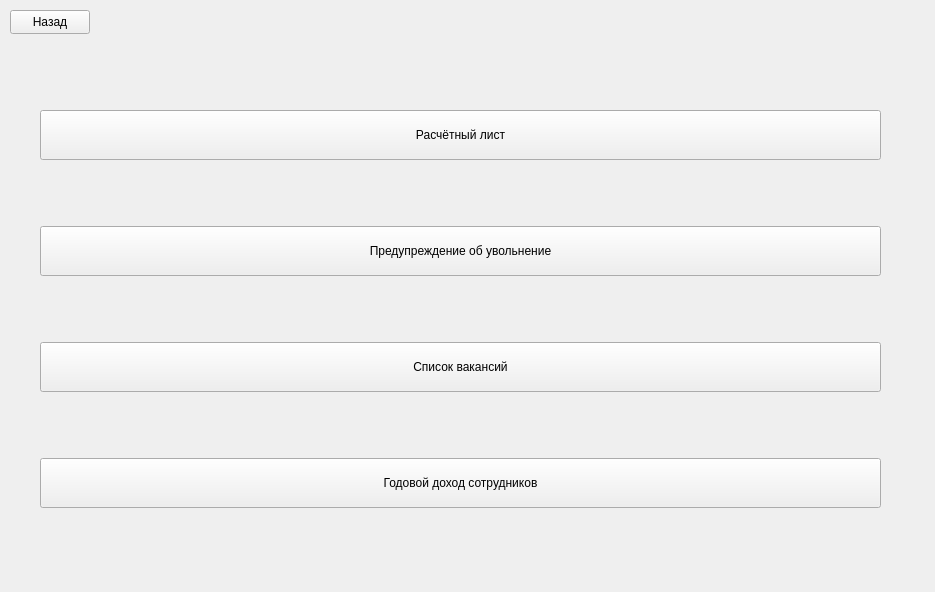
<?xml version="1.0" encoding="UTF-8"?>
<ui version="4.0">
 <class>Reports</class>
 <widget class="QWidget" name="Reports">
  <property name="geometry">
   <rect>
    <x>0</x>
    <y>0</y>
    <width>935</width>
    <height>592</height>
   </rect>
  </property>
  <property name="windowTitle">
   <string>Form</string>
  </property>
  <widget class="QWidget" name="verticalLayoutWidget">
   <property name="geometry">
    <rect>
     <x>40</x>
     <y>50</y>
     <width>841</width>
     <height>521</height>
    </rect>
   </property>
   <layout class="QVBoxLayout" name="verticalLayout_2">
    <item>
     <widget class="QStackedWidget" name="stackedWidget">
      <property name="sizePolicy">
       <sizepolicy hsizetype="Preferred" vsizetype="Preferred">
        <horstretch>0</horstretch>
        <verstretch>0</verstretch>
       </sizepolicy>
      </property>
      <property name="minimumSize">
       <size>
        <width>0</width>
        <height>50</height>
       </size>
      </property>
      <property name="maximumSize">
       <size>
        <width>16777215</width>
        <height>50</height>
       </size>
      </property>
      <property name="currentIndex">
       <number>0</number>
      </property>
      <widget class="QWidget" name="page_7">
       <widget class="QPushButton" name="PaySheet">
        <property name="geometry">
         <rect>
          <x>0</x>
          <y>0</y>
          <width>841</width>
          <height>50</height>
         </rect>
        </property>
        <property name="sizePolicy">
         <sizepolicy hsizetype="Minimum" vsizetype="Preferred">
          <horstretch>0</horstretch>
          <verstretch>0</verstretch>
         </sizepolicy>
        </property>
        <property name="minimumSize">
         <size>
          <width>0</width>
          <height>50</height>
         </size>
        </property>
        <property name="maximumSize">
         <size>
          <width>16777215</width>
          <height>50</height>
         </size>
        </property>
        <property name="text">
         <string>Расчётный лист</string>
        </property>
       </widget>
      </widget>
      <widget class="QWidget" name="page_8">
       <widget class="QPushButton" name="pushButton_6">
        <property name="geometry">
         <rect>
          <x>740</x>
          <y>0</y>
          <width>80</width>
          <height>45</height>
         </rect>
        </property>
        <property name="minimumSize">
         <size>
          <width>0</width>
          <height>45</height>
         </size>
        </property>
        <property name="maximumSize">
         <size>
          <width>16777215</width>
          <height>45</height>
         </size>
        </property>
        <property name="text">
         <string>Подтвердить</string>
        </property>
       </widget>
       <widget class="QComboBox" name="FIO">
        <property name="geometry">
         <rect>
          <x>200</x>
          <y>0</y>
          <width>541</width>
          <height>45</height>
         </rect>
        </property>
        <property name="sizePolicy">
         <sizepolicy hsizetype="Preferred" vsizetype="Fixed">
          <horstretch>0</horstretch>
          <verstretch>0</verstretch>
         </sizepolicy>
        </property>
        <property name="minimumSize">
         <size>
          <width>0</width>
          <height>45</height>
         </size>
        </property>
        <property name="maximumSize">
         <size>
          <width>16777215</width>
          <height>45</height>
         </size>
        </property>
       </widget>
       <widget class="QLineEdit" name="DateStart">
        <property name="geometry">
         <rect>
          <x>20</x>
          <y>10</y>
          <width>61</width>
          <height>30</height>
         </rect>
        </property>
        <property name="minimumSize">
         <size>
          <width>0</width>
          <height>30</height>
         </size>
        </property>
        <property name="maximumSize">
         <size>
          <width>16777215</width>
          <height>30</height>
         </size>
        </property>
       </widget>
       <widget class="QLineEdit" name="DateEnd">
        <property name="geometry">
         <rect>
          <x>120</x>
          <y>10</y>
          <width>61</width>
          <height>30</height>
         </rect>
        </property>
        <property name="minimumSize">
         <size>
          <width>0</width>
          <height>30</height>
         </size>
        </property>
        <property name="maximumSize">
         <size>
          <width>16777215</width>
          <height>30</height>
         </size>
        </property>
       </widget>
       <widget class="QLabel" name="label">
        <property name="geometry">
         <rect>
          <x>90</x>
          <y>10</y>
          <width>31</width>
          <height>21</height>
         </rect>
        </property>
        <property name="text">
         <string>----</string>
        </property>
       </widget>
      </widget>
     </widget>
    </item>
    <item>
     <widget class="QPushButton" name="pushButton">
      <property name="minimumSize">
       <size>
        <width>0</width>
        <height>50</height>
       </size>
      </property>
      <property name="maximumSize">
       <size>
        <width>16777215</width>
        <height>50</height>
       </size>
      </property>
      <property name="text">
       <string>Предупреждение об увольнение</string>
      </property>
     </widget>
    </item>
    <item>
     <widget class="QPushButton" name="pushButton_4">
      <property name="minimumSize">
       <size>
        <width>0</width>
        <height>50</height>
       </size>
      </property>
      <property name="text">
       <string>Список вакансий</string>
      </property>
     </widget>
    </item>
    <item>
     <widget class="QStackedWidget" name="stackedWidget_2">
      <property name="minimumSize">
       <size>
        <width>0</width>
        <height>50</height>
       </size>
      </property>
      <property name="maximumSize">
       <size>
        <width>16777215</width>
        <height>50</height>
       </size>
      </property>
      <property name="currentIndex">
       <number>0</number>
      </property>
      <widget class="QWidget" name="page">
       <widget class="QPushButton" name="YearUp">
        <property name="geometry">
         <rect>
          <x>0</x>
          <y>0</y>
          <width>841</width>
          <height>50</height>
         </rect>
        </property>
        <property name="sizePolicy">
         <sizepolicy hsizetype="Minimum" vsizetype="Fixed">
          <horstretch>0</horstretch>
          <verstretch>0</verstretch>
         </sizepolicy>
        </property>
        <property name="minimumSize">
         <size>
          <width>0</width>
          <height>50</height>
         </size>
        </property>
        <property name="maximumSize">
         <size>
          <width>16777215</width>
          <height>50</height>
         </size>
        </property>
        <property name="text">
         <string>Годовой доход сотрудников</string>
        </property>
       </widget>
      </widget>
      <widget class="QWidget" name="page_2">
       <widget class="QPushButton" name="pushButton_7">
        <property name="geometry">
         <rect>
          <x>740</x>
          <y>0</y>
          <width>80</width>
          <height>45</height>
         </rect>
        </property>
        <property name="minimumSize">
         <size>
          <width>0</width>
          <height>45</height>
         </size>
        </property>
        <property name="maximumSize">
         <size>
          <width>16777215</width>
          <height>45</height>
         </size>
        </property>
        <property name="text">
         <string>Подтвердить</string>
        </property>
       </widget>
       <widget class="QComboBox" name="FIO_2">
        <property name="geometry">
         <rect>
          <x>200</x>
          <y>0</y>
          <width>541</width>
          <height>45</height>
         </rect>
        </property>
        <property name="sizePolicy">
         <sizepolicy hsizetype="Preferred" vsizetype="Fixed">
          <horstretch>0</horstretch>
          <verstretch>0</verstretch>
         </sizepolicy>
        </property>
        <property name="minimumSize">
         <size>
          <width>0</width>
          <height>45</height>
         </size>
        </property>
        <property name="maximumSize">
         <size>
          <width>16777215</width>
          <height>45</height>
         </size>
        </property>
       </widget>
       <widget class="QLineEdit" name="Year">
        <property name="geometry">
         <rect>
          <x>90</x>
          <y>0</y>
          <width>113</width>
          <height>45</height>
         </rect>
        </property>
        <property name="sizePolicy">
         <sizepolicy hsizetype="Expanding" vsizetype="Fixed">
          <horstretch>0</horstretch>
          <verstretch>45</verstretch>
         </sizepolicy>
        </property>
        <property name="minimumSize">
         <size>
          <width>0</width>
          <height>45</height>
         </size>
        </property>
       </widget>
      </widget>
     </widget>
    </item>
   </layout>
  </widget>
  <widget class="QPushButton" name="Return">
   <property name="geometry">
    <rect>
     <x>10</x>
     <y>10</y>
     <width>80</width>
     <height>24</height>
    </rect>
   </property>
   <property name="styleSheet">
    <string notr="true">a.Return {
  display: inline-block;
  font-weight: bold;
  color: #fff;
  text-decoration: none;
  text-shadow: 0 -1px rgba(0,0,0,.5);
  user-select: none;
  padding: .7em 1.5em;
  border: 1px solid rgb(80,32,0);
  border-radius: 5px;
  outline: none;
  background: rgb(147,80,36) linear-gradient(rgb(106,58,26), rgb(147,80,36) 80%);
  box-shadow:
   0 6px rgb(86,38,6),
   0 3px 15px rgba(0,0,0,.4),
   inset 0 1px rgba(255,255,255,.3),
   inset 0 0 3px rgba(255,255,255,.5);
  transition: .2s;
} 
.Return:hover {
  background: rgb(167,91,41) linear-gradient(rgb(126,69,31), rgb(167,91,41) 80%);
}
.Return:active {
  background: rgb(120,63,25) linear-gradient(rgb(120,63,25) 20%, rgb(167,91,41));
  box-shadow:
   0 2px rgb(86,38,6),
   0 1px 6px rgba(0,0,0,.4),
   inset 0 1px rgba(255,255,255,.3),
   inset 0 0 3px rgba(255,255,255,.5);
  -webkit-transform: translate(0, 4px);
  transform: translate(0, 4px);
}</string>
   </property>
   <property name="text">
    <string>Назад</string>
   </property>
  </widget>
 </widget>
 <resources/>
 <connections/>
</ui>
